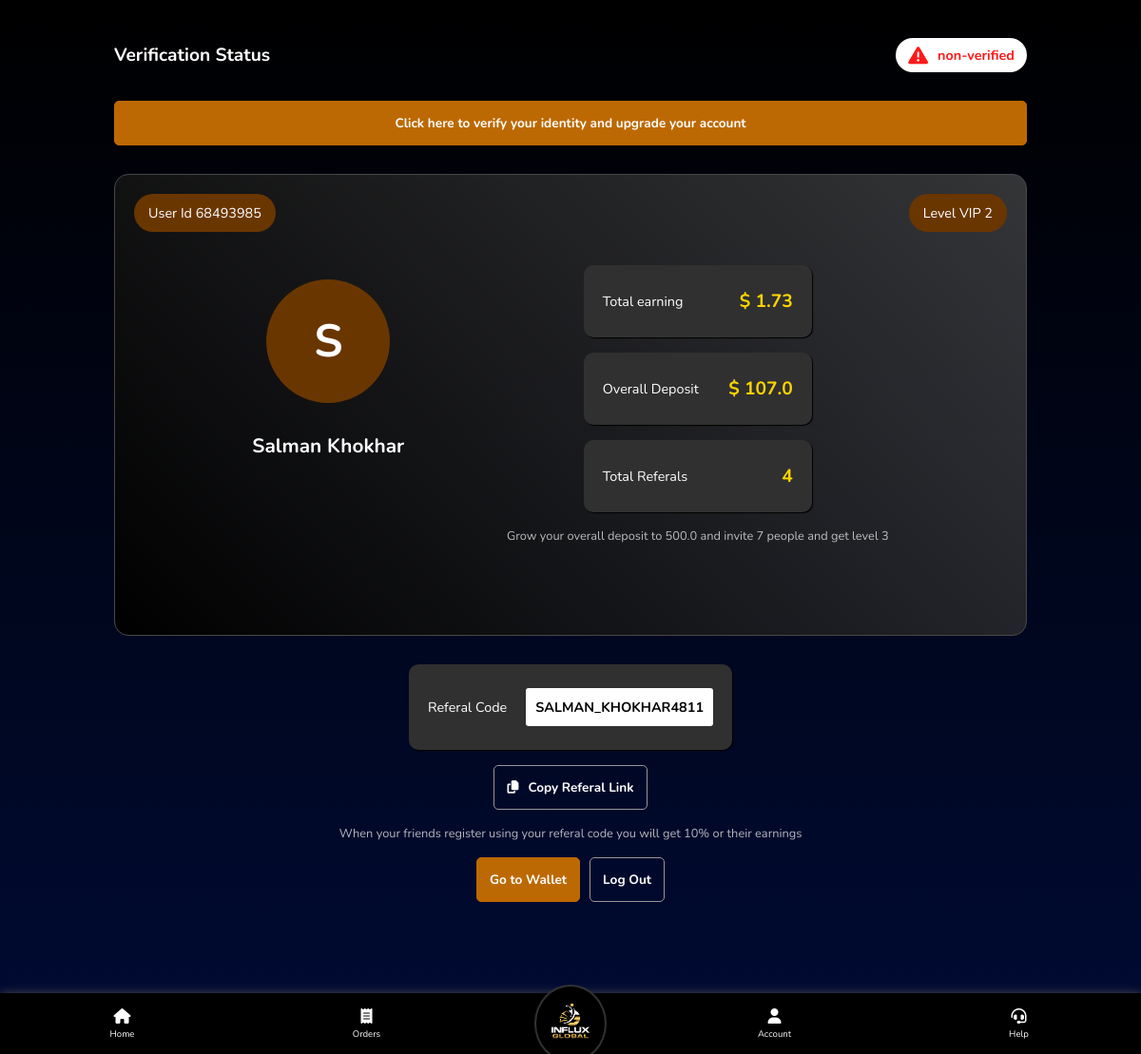
The app's page /user/account (signed in) with its own data.
### backend.py (models this page shows)
class users(db.Model):
    user_id = db.Column(db.String(50), primary_key=True, nullable=False)
    name = db.Column(db.String(50), nullable=False, unique=False)
    phone = db.Column(db.String(50), nullable=False, unique=True)
    password = db.Column(db.String(50), nullable=False, unique=False)
    country = db.Column(db.String(20), nullable=False, unique=False)
    account_status = db.Column(db.String(20), nullable=True, unique=False)
    selfReferalCode = db.Column(db.String(50), nullable=False, unique=True)
    joiningReferalCode = db.Column(db.String(50), nullable=False, unique=False)
    level = db.Column(db.Integer, nullable=False, unique=False)
    purchased_tickets = db.Column(db.String, nullable=True, unique=False)
    payment_requests = db.Column(db.String, nullable=True, unique=False)
    overall_referals = db.Column(db.Integer, nullable=False, unique=False)
    overall_deposit = db.Column(db.Float, nullable=False, unique=False)
    wallet_balance = db.Column(db.Float, nullable=False, unique=False)
    experience_money = db.Column(db.Float, nullable=True, unique=False)
    overall_earning = db.Column(db.Float, nullable=False, unique=False)
    today_earning = db.Column(db.Float, nullable=False, unique=False)
    monthly_earning = db.Column(db.Float, nullable=False, unique=False)

### backend.py (the view)
@app.route("/user/account", methods=["GET"])
def user_account():
    if request.method == "GET":
        if "user" in session:
            user_id = session["user"]
            selected_user = users.query.filter_by(user_id = user_id).first()
            if selected_user:
                level_upgrade_string = generate_level_upgrade_string(selected_user.level)
                return render_template("user/account.html", user=selected_user, level_upgrade_string=level_upgrade_string, currentPagespanText="Account", round=round)
            else:
                session.pop("user")
                return redirect("/")
        else:
            return redirect("/")

### backend.py (called while the page is built)
def generate_level_upgrade_string(user_level:int):
    selected_level = levels.query.filter_by(level_number = user_level).first()
    next_level = levels.query.filter_by(level_number = (user_level+1)).first()
    if user_level > 0 and user_level < 7:
        return f"Grow your overall deposit to {next_level.minimum_overall_deposit} and invite {next_level.minimum_overall_invitation} people and get level {next_level.level_number}"
    elif user_level == 0:
        return f"Make your first deposit of {next_level.minimum_overall_deposit} and get level {next_level.level_number}"
    elif user_level == 7:
        return "You have the highest level on Influx Global"
    else:
        return "Invalid Level"

### templates/user/account.html (shortened to what this page needs)
{% extends 'user/home.html' %}
{% block main %}
<div class="container" id="accountContainer">
    <div id="verificationBox" class="v-box-{{user.account_status}}">
        <span class="title">Verification Status</span>
        <span class="btnWithIcon">
            <span>{{user.account_status}}</span>
        </span>
    </div>
    {% if user.account_status == 'non-verified' %}
    <a href="/verify-user-identity" class="btn btnNormal btnWithIcon">Click here to verify your identity and upgrade your account</a>
    {% endif %}
    <div id="profileContainer">
        <div class="profileSection">
            <span class="userId infoBlock">User Id {{user.user_id}}</span>
            <div class="profilePicWrapper">
                <span>{{ user.name[0] }}</span>
            </div>
            <span class="name">{{user.name}}</span>
        </div>
        <div class="levelSection">
            <span class="level infoBlock">Level VIP {{user.level}}</span>
            <span class="amountBlock">Total earning <strong>&dollar; {{ round(user.overall_earning, 2) }}</strong></span>
            <span class="amountBlock">Overall Deposit <strong>&dollar; {{ round(user.overall_deposit, 2) }}</strong></span>
            <span class="amountBlock">Total Referals <strong>{{user.overall_referals}}</strong></span>
            <p>{{level_upgrade_string}}</p>
        </div>
    </div>
    <div class="referalCodeWrapper levelSection">
        <span class="amountBlock">
            Referal Code <div class="rCode">{{user.selfReferalCode}}</div>
        </span>
        <button id="refLinKCopyBtn" class="btn btnTrans btnWithIcon">
            <i class="fa-solid fa-copy"></i>
            <span id="refLinKCopyBtnSpan">Copy Referal Link</span>
        </button>
        <p>When your friends register using your referal code you will get 10% or their earnings</p>
        <div id="bottombtnsContainer">
            <a href="/user/wallet" class="btn btnNormal">Go to Wallet</a>
            <a href="/logout/{{user.user_id}}" class="btn btnTrans">Log Out</a>
        </div>
    </div>
</div>
{% endblock main %}

### static/css/comman.css (style rules this page uses)
* { padding: 0px; margin: 0px; color: white; font-family: 'Nunito', sans-serif; }
html { scroll-behavior: smooth; }
a.btn { text-decoration: none; }
.btn, .navlink { font-size: 0.85rem; }
.btn { background: none; border: none; padding: 13px; border-radius: 5px; font-weight: bold; text-align: center; }
.btnWithIcon { display: flex; align-items: center; justify-content: center; column-gap: 10px; }
.btn.btnNormal { background-color: #bd6903; border: 1px solid #bd6903; }
.btn.btnTrans { background: none; border: 1px solid rgb(151, 151, 151); }

### static/css/user/style.css (style rules this page uses)
body { background: linear-gradient(180deg, black, transparent); background-color: #000b34; min-height: 100vh; }
.container { padding-top: 5vh; padding-bottom: 20vh; padding-right: 10vw; padding-left: 10vw; }

### templates/user/account.html (style rules this page uses)
#accountContainer { border-radius: 15px; display: flex; flex-direction: column; row-gap: 30px; }
span strong { color: #ffd400; font-size: 1.2rem; }
.userId { position: absolute; top: 20px; left: 20px; }
.level { position: absolute; top: 20px; right: 20px; }
#profileContainer { border: 1px solid #484848; position: relative; background: linear-gradient(45deg, black, transparent); background-color: #505050a6; padding: inherit; border-radius: inherit; display: flex; justify-content: center; column-gap: 15%; padding-bottom: 10vh; padding-top: 10vh; }
.profileSection { display: flex; flex-direction: column; row-gap: 2vh; align-items: center; }
.profilePicWrapper { border-radius: 100%; background-color: #6a3600; padding: 5px; display: flex; align-items: center; justify-content: center; width: 10vw; height: 10vw; }
.profilePicWrapper span { font-weight: bold; font-size: 3rem; }
span.name { font-weight: bold; font-size: 1.3rem; }
.levelSection { display: flex; flex-direction: column; align-items: center; row-gap: 2vh; justify-content: center; }
.levelSection p { text-align: center; font-size: 0.8rem; opacity: 0.7; }
.infoBlock { padding: 10px 15px; background-color: #6a3600; border-radius: 30px; font-size: 0.9rem; }
.amountBlock { padding: 25px 20px; min-width: 200px; border-radius: 10px; background-color: #303030; font-size: 0.9rem; display: flex; justify-content: space-between; box-shadow: 1px 1px 1px black; column-gap: 20px; row-gap: 20px; flex-wrap: wrap; align-items: center; }
.rCode { font-weight: bold; color: black; background-color: white; padding: 10px; border-radius: 3px; }
.levelSection .level { align-self: center; }
#bottombtnsContainer { display: flex; flex-direction: row; align-items: center; justify-content: center; row-gap: 10px; column-gap: 10px; flex-wrap: wrap; }
#verificationBox { display: flex; align-items: center; justify-content: space-between; }
#verificationBox .title { font-size: 1.2rem; font-weight: bold; }
span.btnWithIcon { background-color: white; padding: 8px 13px; border-radius: 30px; }
span.btnWithIcon span { font-weight: bold; font-size: 0.9rem; }
.v-box-non-verified i, .v-box-non-verified span span { color: rgb(255, 25, 25); }
@media screen and (max-width: 1431px) { #profileContainer div { margin: 15px 0px ; } }
@media screen and (max-width: 1431px) { .profilePicWrapper { width: 120px; height: 120px; } }
@media screen and (max-width: 1431px) { span.name { text-align: center; } }

### records on screen
users: account_status "non-verified", user_id "68493985", name "S", name "Salman Khokhar", level "2", overall_earning "1.73", overall_deposit "107.0", overall_referals "4", selfReferalCode "SALMAN_KHOKHAR4811"

### other values on screen
{{ level_upgrade_string }} "Grow your overall deposit to 500.0 and invite 7 people and get level 3"
